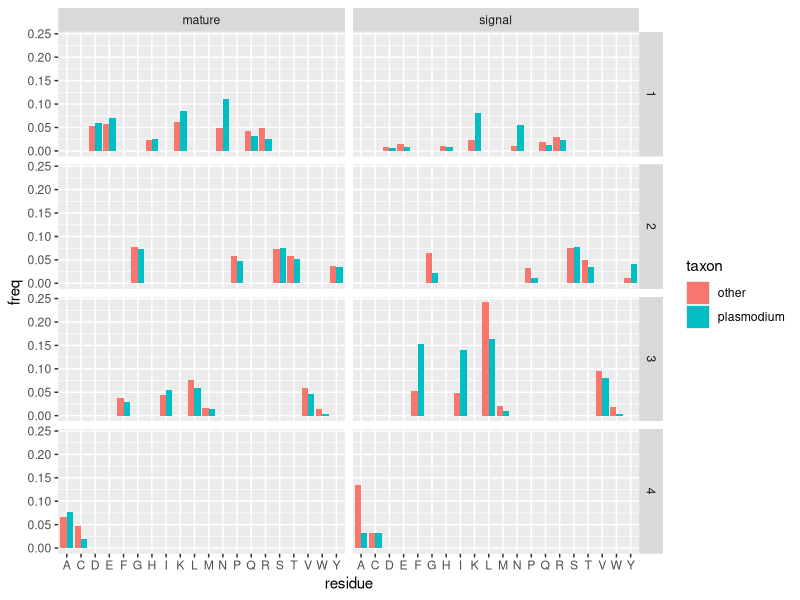

The R script that drew this image:
library(dplyr)
library(reshape2)
library(ggplot2)


freq_nondeg <- read.csv2("./dat/freq_nondeg.csv")[, -1]
freq_deg <- read.csv2("./dat/freq_deg.csv")[, -1]

assign_gr <- function(x) {
  gr <- lapply(list(c("D, E, H, K, N, Q, R"), 
                    c("G, P, S, T, Y"),  
                    c("F, I, L, M, V, W"),  
                    c("A, C")), function(i) strsplit(i, split = ", ")) %>% 
    unlist(recursive = FALSE)
  ch_x <- as.character(x)
  sapply(ch_x, function(x_id) which(sapply(gr, function(i) x_id %in% i)))
}

mfreq_deg <- melt(freq_nondeg, variable.name = "residue", value.name = "freq") %>% 
  group_by(taxon, type, residue) %>% 
  summarise(freq = mean(freq)) %>% 
  ungroup %>% 
  mutate(gr = assign_gr(residue))

ggplot(mfreq_deg, aes(x = residue, y = freq, fill = taxon)) +
  geom_bar(position = "dodge", stat = "identity") +
  facet_grid(gr~ type)



